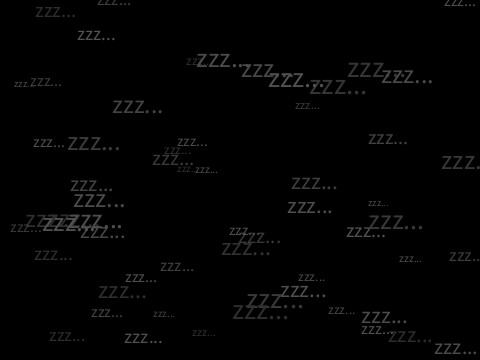
Frame 1 (no input)
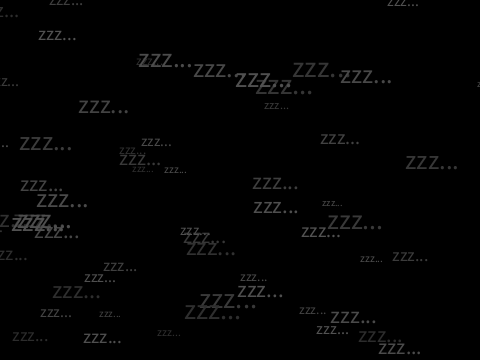
Frame 60 (the mouse pressed at the canvas centre just before this capture)
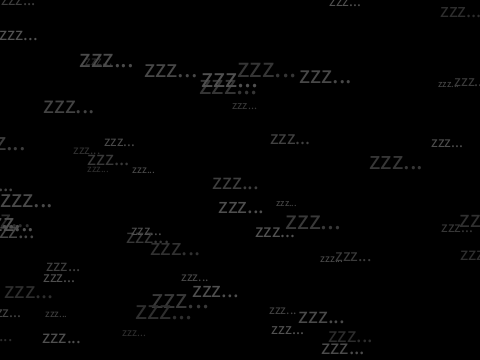
Frame 120 (the mouse held since frame 60 and released just before this capture)

The Processing sketch that drew these frames (run headless with seeded random() and noise(); from frame 60 on, the mouse is pressed at the canvas centre):

// Processing sketch: processing_16732
// ── processing_16732.pde

Spot[] sp = new Spot[60];


void setup() {
  size(480, 360);
  for (int i = 0; i < sp.length; i++) {
    sp[i] = new Spot(random(width), random(height), random(10,30), random(44, 84), random(0.5, 1));
  }
}


void draw() {
  background(0);
  for (int i = 0; i < sp.length; i++) {
    sp[i].move();
    sp[i].display();
  }
}


class Spot {
  float x, y, s, c, speed; // x座標, y座標, 文字サイズ, 文字色, 速さ

  Spot(float _x, float _y, float _s, float _c, float _speed) {
    x = _x;
    y = _y;
    s = _s;
    c = _c;
    speed = _speed;
  }

  void move() {
    x -= speed;
    if (x < 0 - s * 2) x = width;
  }

  void display() {
    textSize(s);
    fill(c);
    text("zzz...", x, y);
  }
}
                                
